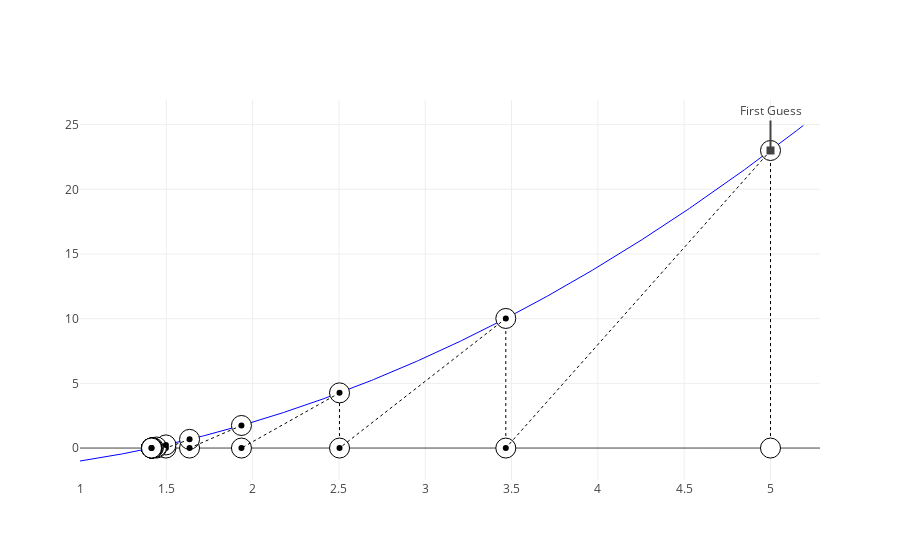

The code cell stored with this chart in its notebook:
### Markdown cell above
## Visualisation $$x^2=2$$

### Code cell
import plotly.graph_objs as go
from plotly.offline import download_plotlyjs, init_notebook_mode, plot, iplot

init_notebook_mode(connected = True)

# We are solving for x^2=2, ao our root finding function is x^2-2. 
# We use the solve function defined earlier to calculate the results
f = lambda x : (x * x) - 2
results = solve(2.0, 5.0, 0.0001, lambda x :x ** 2, lambda x: 3 * x)

# Create an array to hold our series lines
series_list = []

# Create a series for the main function,
x = list(map(lambda x:x/100, range(100,520,1)))
y = list(map(f, x))
main_series = go.Scatter(x = x, y = y)

# Format the main series and add it to the series list
main_series.name = "x^2"
main_series.line = dict(color = ('rgb(0, 0, 255)'), width = 1)
series_list.append(main_series)


for idx in range(0,len(results)):
    current = results[idx]
    
    # Add a line for the guess
    line = go.Scatter(
        x=[current[0],current[0]],
        y=[0,current[1]],showlegend=False,
        marker = dict(
          color = 'rgb(255, 255, 255)',
          size = 20,
          line = dict(color = 'rgb(0, 0, 0)',width = 1)
        ),
        line = dict( color = ('rgb(0, 0, 0)'),width = 1,dash = 'dot')
    )
    series_list.append(line)
    
    # Add a line for the progression from x(n) to x(n+1)
    if idx > 0:
        previous = results[idx-1]
        diagonal = go.Scatter(x=[previous[0],current[0]],y=[previous[1],0],showlegend=False)
        diagonal.line = dict(
        color = ('rgb(0, 0, 0)'),
        width = 1,
        dash = 'dot') 
        series_list.append(diagonal)

# Add am annotation showing the first guess
layout = go.Layout(
    showlegend=False,
    annotations=[
        dict(
            x=results[0][0],
            y=results[0][1],
            xref='x',
            yref='y',
            text='First Guess',
            showarrow=True,
            arrowhead=7,
            ax=0,
            ay=-40
        )
    ]
)

# Plot the result
fig = go.Figure(data=series_list, layout=layout)
iplot(fig)

### Figure 1 — Plotly figure (JSON) as saved in the notebook; plotly's stock layout.template omitted (floating-point values rounded to 4 significant figures; data arrays with more than 128 entries replaced by an {"elided": "..."} marker saying what was removed)
{"data": [{"line": {"color": "rgb(0, 0, 255)", "width": 1}, "name": "x^2", "type": "scatter", "uid": "50b2940d-88c4-4cc9-aeda-0b6678a516a3", "x": {"elided": "420 float values"}, "y": {"elided": "420 float values"}}, {"line": {"color": "rgb(0, 0, 0)", "dash": "dot", "width": 1}, "marker": {"color": "rgb(255, 255, 255)", "line": {"color": "rgb(0, 0, 0)", "width": 1}, "size": 20}, "showlegend": false, "type": "scatter", "uid": "8e7d9e0e-6428-42a5-9060-8d5015211e3d", "x": [5, 5], "y": [0, 23]}, {"line": {"color": "rgb(0, 0, 0)", "dash": "dot", "width": 1}, "marker": {"color": "rgb(255, 255, 255)", "line": {"color": "rgb(0, 0, 0)", "width": 1}, "size": 20}, "showlegend": false, "type": "scatter", "uid": "f45714b6-9ab6-4125-af45-de6c3d094e51", "x": [3.467, 3.467], "y": [0, 10.02]}, {"line": {"color": "rgb(0, 0, 0)", "dash": "dot", "width": 1}, "showlegend": false, "type": "scatter", "uid": "7b9df101-8436-4b83-9cf7-c59d70b256c1", "x": [5, 3.467], "y": [23, 0]}, {"line": {"color": "rgb(0, 0, 0)", "dash": "dot", "width": 1}, "marker": {"color": "rgb(255, 255, 255)", "line": {"color": "rgb(0, 0, 0)", "width": 1}, "size": 20}, "showlegend": false, "type": "scatter", "uid": "ff02c8b0-e20e-4f69-8928-587fb23f1a89", "x": [2.503, 2.503], "y": [0, 4.267]}, {"line": {"color": "rgb(0, 0, 0)", "dash": "dot", "width": 1}, "showlegend": false, "type": "scatter", "uid": "1e92ce62-0553-4c32-ba8c-afa0b3103c6d", "x": [3.467, 2.503], "y": [10.02, 0]}, {"line": {"color": "rgb(0, 0, 0)", "dash": "dot", "width": 1}, "marker": {"color": "rgb(255, 255, 255)", "line": {"color": "rgb(0, 0, 0)", "width": 1}, "size": 20}, "showlegend": false, "type": "scatter", "uid": "618347e8-d0a7-459e-a889-244209767c83", "x": [1.935, 1.935], "y": [0, 1.745]}, {"line": {"color": "rgb(0, 0, 0)", "dash": "dot", "width": 1}, "showlegend": false, "type": "scatter", "uid": "e671d28c-0eef-4892-a8f9-bd182f86b48f", "x": [2.503, 1.935], "y": [4.267, 0]}, {"line": {"color": "rgb(0, 0, 0)", "dash": "dot", "width": 1}, "marker": {"color": "rgb(255, 255, 255)", "line": {"color": "rgb(0, 0, 0)", "width": 1}, "size": 20}, "showlegend": false, "type": "scatter", "uid": "577f6351-6f11-4ee2-bc81-9a89ced08d30", "x": [1.635, 1.635], "y": [0, 0.6721]}, {"line": {"color": "rgb(0, 0, 0)", "dash": "dot", "width": 1}, "showlegend": false, "type": "scatter", "uid": "e4716029-90cd-4f48-bf5b-0da2c68c8e56", "x": [1.935, 1.635], "y": [1.745, 0]}, {"line": {"color": "rgb(0, 0, 0)", "dash": "dot", "width": 1}, "marker": {"color": "rgb(255, 255, 255)", "line": {"color": "rgb(0, 0, 0)", "width": 1}, "size": 20}, "showlegend": false, "type": "scatter", "uid": "6bb63829-24eb-4284-9806-a38c65f8f09e", "x": [1.498, 1.498], "y": [0, 0.2428]}, {"line": {"color": "rgb(0, 0, 0)", "dash": "dot", "width": 1}, "showlegend": false, "type": "scatter", "uid": "b83f304e-4cab-4015-a34e-f78fe9e33994", "x": [1.635, 1.498], "y": [0.6721, 0]}, {"line": {"color": "rgb(0, 0, 0)", "dash": "dot", "width": 1}, "marker": {"color": "rgb(255, 255, 255)", "line": {"color": "rgb(0, 0, 0)", "width": 1}, "size": 20}, "showlegend": false, "type": "scatter", "uid": "fdd2a18f-ee47-40d1-ae90-b2969bcd2935", "x": [1.444, 1.444], "y": [0, 0.08386]}, {"line": {"color": "rgb(0, 0, 0)", "dash": "dot", "width": 1}, "showlegend": false, "type": "scatter", "uid": "11eeb65a-965c-411e-ab56-136473a75ce1", "x": [1.498, 1.444], "y": [0.2428, 0]}, {"line": {"color": "rgb(0, 0, 0)", "dash": "dot", "width": 1}, "marker": {"color": "rgb(255, 255, 255)", "line": {"color": "rgb(0, 0, 0)", "width": 1}, "size": 20}, "showlegend": false, "type": "scatter", "uid": "24cdd681-3f73-4980-b050-981d645de456", "x": [1.424, 1.424], "y": [0, 0.02833]}, {"line": {"color": "rgb(0, 0, 0)", "dash": "dot", "width": 1}, "showlegend": false, "type": "scatter", "uid": "f1401140-58d0-4981-b1d3-3ee143845066", "x": [1.444, 1.424], "y": [0.08386, 0]}, {"line": {"color": "rgb(0, 0, 0)", "dash": "dot", "width": 1}, "marker": {"color": "rgb(255, 255, 255)", "line": {"color": "rgb(0, 0, 0)", "width": 1}, "size": 20}, "showlegend": false, "type": "scatter", "uid": "4c5b9697-d018-41c3-a18b-21a997fd27f8", "x": [1.418, 1.418], "y": [0, 0.009487]}, {"line": {"color": "rgb(0, 0, 0)", "dash": "dot", "width": 1}, "showlegend": false, "type": "scatter", "uid": "3bd02881-50d6-4119-af69-4b3b8abb19f4", "x": [1.424, 1.418], "y": [0.02833, 0]}, {"line": {"color": "rgb(0, 0, 0)", "dash": "dot", "width": 1}, "marker": {"color": "rgb(255, 255, 255)", "line": {"color": "rgb(0, 0, 0)", "width": 1}, "size": 20}, "showlegend": false, "type": "scatter", "uid": "e5991e09-9a12-4823-8143-70676d5bcbf0", "x": [1.415, 1.415], "y": [0, 0.003167]}, {"line": {"color": "rgb(0, 0, 0)", "dash": "dot", "width": 1}, "showlegend": false, "type": "scatter", "uid": "da30ff5d-03a4-402f-abd7-c6d5a1a79abb", "x": [1.418, 1.415], "y": [0.009487, 0]}, {"line": {"color": "rgb(0, 0, 0)", "dash": "dot", "width": 1}, "marker": {"color": "rgb(255, 255, 255)", "line": {"color": "rgb(0, 0, 0)", "width": 1}, "size": 20}, "showlegend": false, "type": "scatter", "uid": "a652540b-5eb5-4a1a-b484-1e5f54a32460", "x": [1.415, 1.415], "y": [0, 0.001056]}, {"line": {"color": "rgb(0, 0, 0)", "dash": "dot", "width": 1}, "showlegend": false, "type": "scatter", "uid": "46cb0cb6-f2d8-4305-bf31-664f9f7ae69b", "x": [1.415, 1.415], "y": [0.003167, 0]}, {"line": {"color": "rgb(0, 0, 0)", "dash": "dot", "width": 1}, "marker": {"color": "rgb(255, 255, 255)", "line": {"color": "rgb(0, 0, 0)", "width": 1}, "size": 20}, "showlegend": false, "type": "scatter", "uid": "e58fd76a-e895-4760-b70b-074bb2bbf561", "x": [1.414, 1.414], "y": [0, 0.0003522]}, {"line": {"color": "rgb(0, 0, 0)", "dash": "dot", "width": 1}, "showlegend": false, "type": "scatter", "uid": "8a46d80f-ad13-4598-a529-37ecbf1b7028", "x": [1.415, 1.414], "y": [0.001056, 0]}, {"line": {"color": "rgb(0, 0, 0)", "dash": "dot", "width": 1}, "marker": {"color": "rgb(255, 255, 255)", "line": {"color": "rgb(0, 0, 0)", "width": 1}, "size": 20}, "showlegend": false, "type": "scatter", "uid": "d8297522-3d65-4409-b2f8-4cfc1d39c6df", "x": [1.414, 1.414], "y": [0, 0.0001174]}, {"line": {"color": "rgb(0, 0, 0)", "dash": "dot", "width": 1}, "showlegend": false, "type": "scatter", "uid": "ba0a95f3-60b9-4f3b-b4bb-b4f0c1052fa6", "x": [1.414, 1.414], "y": [0.0003522, 0]}, {"line": {"color": "rgb(0, 0, 0)", "dash": "dot", "width": 1}, "marker": {"color": "rgb(255, 255, 255)", "line": {"color": "rgb(0, 0, 0)", "width": 1}, "size": 20}, "showlegend": false, "type": "scatter", "uid": "b9482e16-6e83-49db-a042-f66cf2462c48", "x": [1.414, 1.414], "y": [0, 3.913e-05]}, {"line": {"color": "rgb(0, 0, 0)", "dash": "dot", "width": 1}, "showlegend": false, "type": "scatter", "uid": "4f813b36-189d-4545-a520-b3d1727f8d29", "x": [1.414, 1.414], "y": [0.0001174, 0]}], "layout": {"annotations": [{"arrowhead": 7, "ax": 0, "ay": -40, "showarrow": true, "text": "First Guess", "x": 5, "xref": "x", "y": 23, "yref": "y"}], "showlegend": false}}
